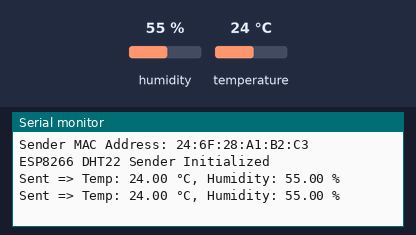
The sketch below on a simulated ESP8266 (NodeMCU). Shown: the last lines printed to the serial monitor. Inputs (shaded band) come from the test bench; at power-on: humidity 55 %, temperature 24 °C.

Above: at 5.8 s.
5.9 s: humidity set to 22 %
At 10.4 s:
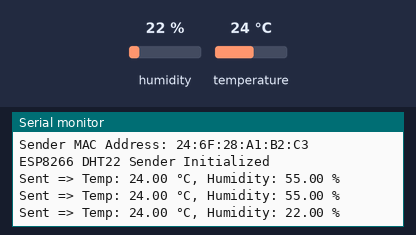
11.9 s: temperature set to 12 °C
At 15.6 s:
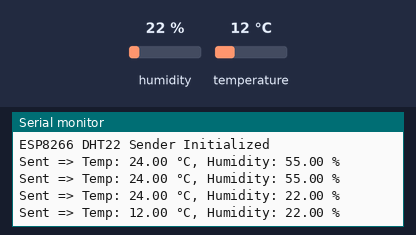
17.9 s: humidity set to 40 %
At 20.8 s:
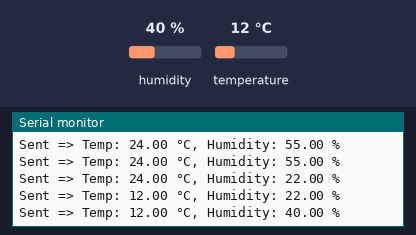
Timing chart, 0 to 22.3 s (numbered marks = the images above; inputs shaded):
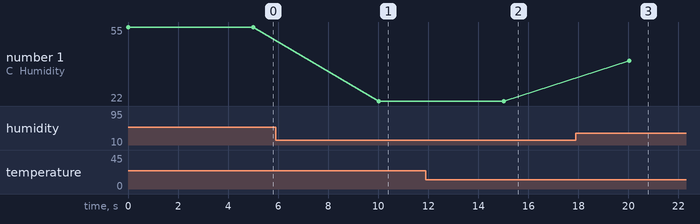

Measured:
- after the input at 5.9 s, the serial monitor: prints a new line after 4.1 s (image 1)
- after the input at 11.9 s, the serial monitor: prints a new line after 3.1 s (image 2)
- after the input at 17.9 s, the serial monitor: prints a new line after 2.1 s (image 3)
- plotted number 1: 55 → 22 after the input at 5.9 s, 22 → 40 after the input at 17.9 s

The sketch:

sender_esp8266_dht22.ino
```cpp
#include <ESP8266WiFi.h>
#include <espnow.h>
#include <DHT.h>
#include "common_structs.h"
#include "macros.h"

// DHT sensor settings
#define DHTPIN D4      // GPIO2 on NodeMCU
#define DHTTYPE DHT22
DHT dht(DHTPIN, DHTTYPE);

// Data structure to send
struct_message outgoingData;

void setup() {
  Serial.begin(115200);
  dht.begin();

  // Set device in station mode
  WiFi.mode(WIFI_STA);
  WiFi.disconnect();

  // Initialize ESP-NOW
  if (esp_now_init() != 0) {
    Serial.println("Error initializing ESP-NOW");
    return;
  }

  // Register peer (gateway)
  esp_now_set_self_role(ESP_NOW_ROLE_CONTROLLER);
  esp_now_add_peer(gatewayAddress, ESP_NOW_ROLE_SLAVE, 1, NULL, 0);

  // Debug: Print MAC address
  Serial.print("Sender MAC Address: ");
  Serial.println(WiFi.macAddress());

  Serial.println("ESP8266 DHT22 Sender Initialized");
}

void loop() {
  // Read temperature and humidity from DHT22
  float temp = dht.readTemperature();
  float hum = dht.readHumidity();

  // Validate sensor data
  if (isnan(temp) || isnan(hum)) {
    Serial.println("Failed to read from DHT22 sensor");
    delay(2000);
    return;
  }

  // Fill the outgoing struct
  outgoingData.senderId = SENDER_ID_DHT22;
  outgoingData.temperature = temp;
  outgoingData.humidity = hum;

  // Send data to the gateway
  esp_now_send(gatewayAddress, (uint8_t *) &outgoingData, sizeof(outgoingData));

  // Debug output
  Serial.print("Sent => Temp: ");
  Serial.print(temp);
  Serial.print(" °C, Humidity: ");
  Serial.print(hum);
  Serial.println(" %");

  delay(5000);  // Wait before sending next data
}
```
